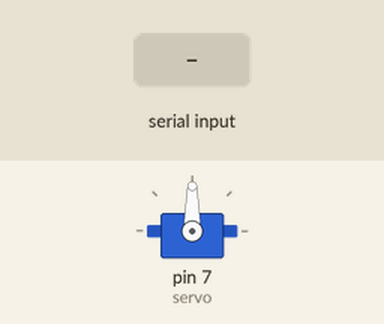
The sketch below on a simulated Arduino Uno, built with avr-gcc and run on an emulated ATmega328P. Shown: servo. The inputs (shaded band) are chosen by the test bench.

Above: at 1.2 s.
1.3 s: "90,45\n" received over Serial
At 1.6 s:
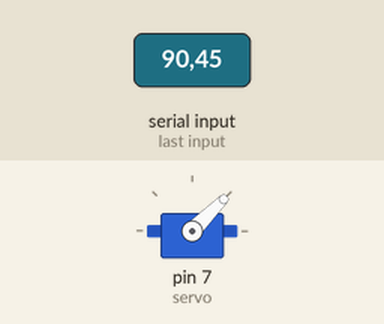
2.8 s: "30,150\n" received over Serial
At 4.0 s:
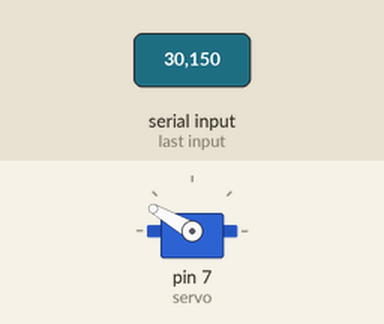
4.3 s: "5\n" received over Serial
At 4.9 s:
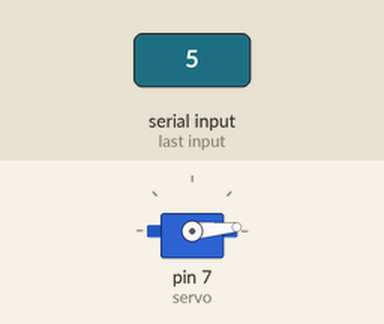
5.8 s: "200\n" received over Serial
At 6.2 s:
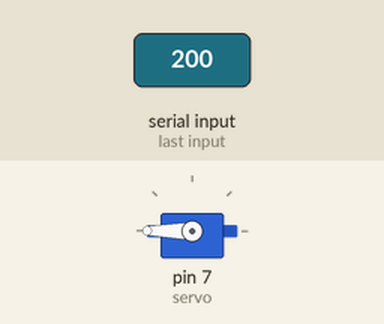
7.3 s: "90\n" received over Serial
At 8.5 s:
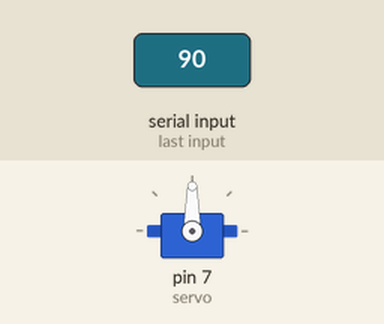
Timing chart, 0 to 9.8 s (numbered marks = the images above; inputs shaded):
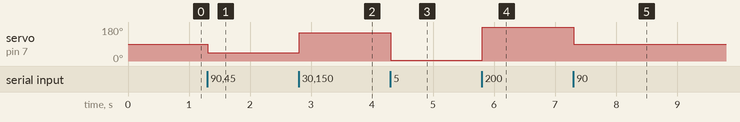

The sketch:

cambot.ino
```cpp
#include <Servo.h>


Servo servo;
int pos;
int serData;
void setup() {
  servo.attach(7);
  Serial.begin(9600);
  servo.write(90);
  Serial.setTimeout(10);
}

void serialEvent() {
  int serData = Serial.parseInt();
  if (serData != 0) {
    int val = constrain(serData, 0,180);
    servo.write(val);
  }
}

void loop() {

}
```

Measured:
- after the input at 1.3 s, servo on pin 7 (servo): 90° → 45° at once
- after the input at 2.8 s, servo on pin 7 (servo): 45° → 150° at once
- after the input at 4.3 s, servo on pin 7 (servo): 150° → 5° at once
- after the input at 5.8 s, servo on pin 7 (servo): 5° → 180° at once
- after the input at 7.3 s, servo on pin 7 (servo): 180° → 90° at once
